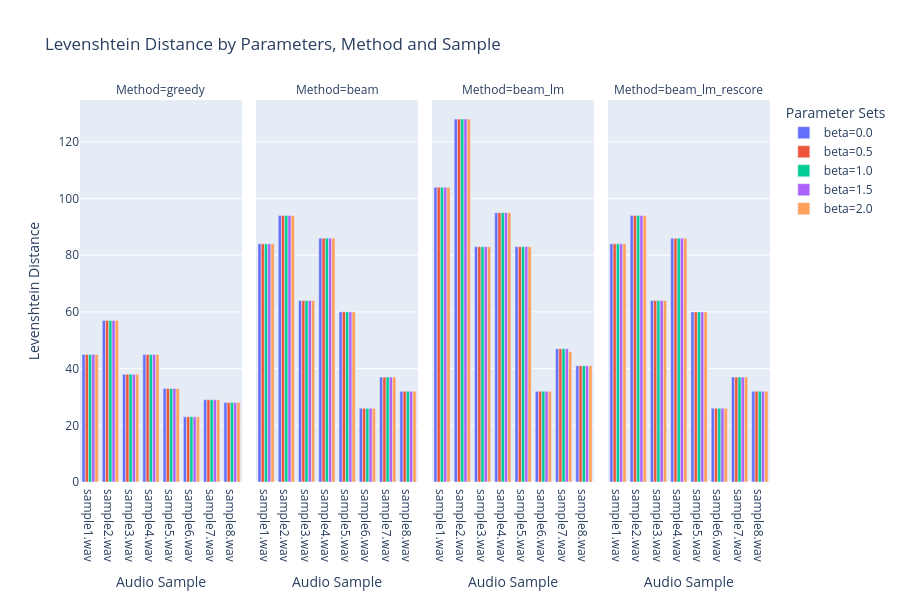

Here is the notebook cell this chart was saved with:
### Code cell
plot_data = []
for param_set, results in results_betas.items():
    for audio_path, data in results.items():
        sample_name = audio_path.split('/')[-1]
        for method, metrics in data.items():
            plot_data.append({
                'Sample': sample_name,
                'Parameters': param_set,
                'Method': method,
                'Levenshtein Distance': metrics['levenshtein_distance']
            })

fig = px.bar(
    plot_data,
    x='Sample',
    y='Levenshtein Distance',
    color='Parameters',
    facet_col='Method',
    barmode='group',
    title='Levenshtein Distance by Parameters, Method and Sample',
    labels={'Sample': 'Audio Sample'},
)

fig.update_layout(
    showlegend=True,
    legend_title_text='Parameter Sets',
    height=600
)

fig.show()

### Figure 1 — Plotly figure (JSON) as saved in the notebook; plotly's stock layout.template omitted (floating-point values rounded to 4 significant figures)
{"data": [{"alignmentgroup": "True", "hovertemplate": "Parameters=beta=0.0<br>Method=greedy<br>Audio Sample=%{x}<br>Levenshtein Distance=%{y}<extra></extra>", "legendgroup": "beta=0.0", "marker": {"color": "#636efa", "pattern": {"shape": ""}}, "name": "beta=0.0", "offsetgroup": "beta=0.0", "orientation": "v", "showlegend": true, "textposition": "auto", "type": "bar", "x": ["sample1.wav", "sample2.wav", "sample3.wav", "sample4.wav", "sample5.wav", "sample6.wav", "sample7.wav", "sample8.wav"], "xaxis": "x", "y": [45, 57, 38, 45, 33, 23, 29, 28], "yaxis": "y"}, {"alignmentgroup": "True", "hovertemplate": "Parameters=beta=0.0<br>Method=beam<br>Audio Sample=%{x}<br>Levenshtein Distance=%{y}<extra></extra>", "legendgroup": "beta=0.0", "marker": {"color": "#636efa", "pattern": {"shape": ""}}, "name": "beta=0.0", "offsetgroup": "beta=0.0", "orientation": "v", "showlegend": false, "textposition": "auto", "type": "bar", "x": ["sample1.wav", "sample2.wav", "sample3.wav", "sample4.wav", "sample5.wav", "sample6.wav", "sample7.wav", "sample8.wav"], "xaxis": "x2", "y": [84, 94, 64, 86, 60, 26, 37, 32], "yaxis": "y2"}, {"alignmentgroup": "True", "hovertemplate": "Parameters=beta=0.0<br>Method=beam_lm<br>Audio Sample=%{x}<br>Levenshtein Distance=%{y}<extra></extra>", "legendgroup": "beta=0.0", "marker": {"color": "#636efa", "pattern": {"shape": ""}}, "name": "beta=0.0", "offsetgroup": "beta=0.0", "orientation": "v", "showlegend": false, "textposition": "auto", "type": "bar", "x": ["sample1.wav", "sample2.wav", "sample3.wav", "sample4.wav", "sample5.wav", "sample6.wav", "sample7.wav", "sample8.wav"], "xaxis": "x3", "y": [104, 128, 83, 95, 83, 32, 47, 41], "yaxis": "y3"}, {"alignmentgroup": "True", "hovertemplate": "Parameters=beta=0.0<br>Method=beam_lm_rescore<br>Audio Sample=%{x}<br>Levenshtein Distance=%{y}<extra></extra>", "legendgroup": "beta=0.0", "marker": {"color": "#636efa", "pattern": {"shape": ""}}, "name": "beta=0.0", "offsetgroup": "beta=0.0", "orientation": "v", "showlegend": false, "textposition": "auto", "type": "bar", "x": ["sample1.wav", "sample2.wav", "sample3.wav", "sample4.wav", "sample5.wav", "sample6.wav", "sample7.wav", "sample8.wav"], "xaxis": "x4", "y": [84, 94, 64, 86, 60, 26, 37, 32], "yaxis": "y4"}, {"alignmentgroup": "True", "hovertemplate": "Parameters=beta=0.5<br>Method=greedy<br>Audio Sample=%{x}<br>Levenshtein Distance=%{y}<extra></extra>", "legendgroup": "beta=0.5", "marker": {"color": "#EF553B", "pattern": {"shape": ""}}, "name": "beta=0.5", "offsetgroup": "beta=0.5", "orientation": "v", "showlegend": true, "textposition": "auto", "type": "bar", "x": ["sample1.wav", "sample2.wav", "sample3.wav", "sample4.wav", "sample5.wav", "sample6.wav", "sample7.wav", "sample8.wav"], "xaxis": "x", "y": [45, 57, 38, 45, 33, 23, 29, 28], "yaxis": "y"}, {"alignmentgroup": "True", "hovertemplate": "Parameters=beta=0.5<br>Method=beam<br>Audio Sample=%{x}<br>Levenshtein Distance=%{y}<extra></extra>", "legendgroup": "beta=0.5", "marker": {"color": "#EF553B", "pattern": {"shape": ""}}, "name": "beta=0.5", "offsetgroup": "beta=0.5", "orientation": "v", "showlegend": false, "textposition": "auto", "type": "bar", "x": ["sample1.wav", "sample2.wav", "sample3.wav", "sample4.wav", "sample5.wav", "sample6.wav", "sample7.wav", "sample8.wav"], "xaxis": "x2", "y": [84, 94, 64, 86, 60, 26, 37, 32], "yaxis": "y2"}, {"alignmentgroup": "True", "hovertemplate": "Parameters=beta=0.5<br>Method=beam_lm<br>Audio Sample=%{x}<br>Levenshtein Distance=%{y}<extra></extra>", "legendgroup": "beta=0.5", "marker": {"color": "#EF553B", "pattern": {"shape": ""}}, "name": "beta=0.5", "offsetgroup": "beta=0.5", "orientation": "v", "showlegend": false, "textposition": "auto", "type": "bar", "x": ["sample1.wav", "sample2.wav", "sample3.wav", "sample4.wav", "sample5.wav", "sample6.wav", "sample7.wav", "sample8.wav"], "xaxis": "x3", "y": [104, 128, 83, 95, 83, 32, 47, 41], "yaxis": "y3"}, {"alignmentgroup": "True", "hovertemplate": "Parameters=beta=0.5<br>Method=beam_lm_rescore<br>Audio Sample=%{x}<br>Levenshtein Distance=%{y}<extra></extra>", "legendgroup": "beta=0.5", "marker": {"color": "#EF553B", "pattern": {"shape": ""}}, "name": "beta=0.5", "offsetgroup": "beta=0.5", "orientation": "v", "showlegend": false, "textposition": "auto", "type": "bar", "x": ["sample1.wav", "sample2.wav", "sample3.wav", "sample4.wav", "sample5.wav", "sample6.wav", "sample7.wav", "sample8.wav"], "xaxis": "x4", "y": [84, 94, 64, 86, 60, 26, 37, 32], "yaxis": "y4"}, {"alignmentgroup": "True", "hovertemplate": "Parameters=beta=1.0<br>Method=greedy<br>Audio Sample=%{x}<br>Levenshtein Distance=%{y}<extra></extra>", "legendgroup": "beta=1.0", "marker": {"color": "#00cc96", "pattern": {"shape": ""}}, "name": "beta=1.0", "offsetgroup": "beta=1.0", "orientation": "v", "showlegend": true, "textposition": "auto", "type": "bar", "x": ["sample1.wav", "sample2.wav", "sample3.wav", "sample4.wav", "sample5.wav", "sample6.wav", "sample7.wav", "sample8.wav"], "xaxis": "x", "y": [45, 57, 38, 45, 33, 23, 29, 28], "yaxis": "y"}, {"alignmentgroup": "True", "hovertemplate": "Parameters=beta=1.0<br>Method=beam<br>Audio Sample=%{x}<br>Levenshtein Distance=%{y}<extra></extra>", "legendgroup": "beta=1.0", "marker": {"color": "#00cc96", "pattern": {"shape": ""}}, "name": "beta=1.0", "offsetgroup": "beta=1.0", "orientation": "v", "showlegend": false, "textposition": "auto", "type": "bar", "x": ["sample1.wav", "sample2.wav", "sample3.wav", "sample4.wav", "sample5.wav", "sample6.wav", "sample7.wav", "sample8.wav"], "xaxis": "x2", "y": [84, 94, 64, 86, 60, 26, 37, 32], "yaxis": "y2"}, {"alignmentgroup": "True", "hovertemplate": "Parameters=beta=1.0<br>Method=beam_lm<br>Audio Sample=%{x}<br>Levenshtein Distance=%{y}<extra></extra>", "legendgroup": "beta=1.0", "marker": {"color": "#00cc96", "pattern": {"shape": ""}}, "name": "beta=1.0", "offsetgroup": "beta=1.0", "orientation": "v", "showlegend": false, "textposition": "auto", "type": "bar", "x": ["sample1.wav", "sample2.wav", "sample3.wav", "sample4.wav", "sample5.wav", "sample6.wav", "sample7.wav", "sample8.wav"], "xaxis": "x3", "y": [104, 128, 83, 95, 83, 32, 47, 41], "yaxis": "y3"}, {"alignmentgroup": "True", "hovertemplate": "Parameters=beta=1.0<br>Method=beam_lm_rescore<br>Audio Sample=%{x}<br>Levenshtein Distance=%{y}<extra></extra>", "legendgroup": "beta=1.0", "marker": {"color": "#00cc96", "pattern": {"shape": ""}}, "name": "beta=1.0", "offsetgroup": "beta=1.0", "orientation": "v", "showlegend": false, "textposition": "auto", "type": "bar", "x": ["sample1.wav", "sample2.wav", "sample3.wav", "sample4.wav", "sample5.wav", "sample6.wav", "sample7.wav", "sample8.wav"], "xaxis": "x4", "y": [84, 94, 64, 86, 60, 26, 37, 32], "yaxis": "y4"}, {"alignmentgroup": "True", "hovertemplate": "Parameters=beta=1.5<br>Method=greedy<br>Audio Sample=%{x}<br>Levenshtein Distance=%{y}<extra></extra>", "legendgroup": "beta=1.5", "marker": {"color": "#ab63fa", "pattern": {"shape": ""}}, "name": "beta=1.5", "offsetgroup": "beta=1.5", "orientation": "v", "showlegend": true, "textposition": "auto", "type": "bar", "x": ["sample1.wav", "sample2.wav", "sample3.wav", "sample4.wav", "sample5.wav", "sample6.wav", "sample7.wav", "sample8.wav"], "xaxis": "x", "y": [45, 57, 38, 45, 33, 23, 29, 28], "yaxis": "y"}, {"alignmentgroup": "True", "hovertemplate": "Parameters=beta=1.5<br>Method=beam<br>Audio Sample=%{x}<br>Levenshtein Distance=%{y}<extra></extra>", "legendgroup": "beta=1.5", "marker": {"color": "#ab63fa", "pattern": {"shape": ""}}, "name": "beta=1.5", "offsetgroup": "beta=1.5", "orientation": "v", "showlegend": false, "textposition": "auto", "type": "bar", "x": ["sample1.wav", "sample2.wav", "sample3.wav", "sample4.wav", "sample5.wav", "sample6.wav", "sample7.wav", "sample8.wav"], "xaxis": "x2", "y": [84, 94, 64, 86, 60, 26, 37, 32], "yaxis": "y2"}, {"alignmentgroup": "True", "hovertemplate": "Parameters=beta=1.5<br>Method=beam_lm<br>Audio Sample=%{x}<br>Levenshtein Distance=%{y}<extra></extra>", "legendgroup": "beta=1.5", "marker": {"color": "#ab63fa", "pattern": {"shape": ""}}, "name": "beta=1.5", "offsetgroup": "beta=1.5", "orientation": "v", "showlegend": false, "textposition": "auto", "type": "bar", "x": ["sample1.wav", "sample2.wav", "sample3.wav", "sample4.wav", "sample5.wav", "sample6.wav", "sample7.wav", "sample8.wav"], "xaxis": "x3", "y": [104, 128, 83, 95, 83, 32, 47, 41], "yaxis": "y3"}, {"alignmentgroup": "True", "hovertemplate": "Parameters=beta=1.5<br>Method=beam_lm_rescore<br>Audio Sample=%{x}<br>Levenshtein Distance=%{y}<extra></extra>", "legendgroup": "beta=1.5", "marker": {"color": "#ab63fa", "pattern": {"shape": ""}}, "name": "beta=1.5", "offsetgroup": "beta=1.5", "orientation": "v", "showlegend": false, "textposition": "auto", "type": "bar", "x": ["sample1.wav", "sample2.wav", "sample3.wav", "sample4.wav", "sample5.wav", "sample6.wav", "sample7.wav", "sample8.wav"], "xaxis": "x4", "y": [84, 94, 64, 86, 60, 26, 37, 32], "yaxis": "y4"}, {"alignmentgroup": "True", "hovertemplate": "Parameters=beta=2.0<br>Method=greedy<br>Audio Sample=%{x}<br>Levenshtein Distance=%{y}<extra></extra>", "legendgroup": "beta=2.0", "marker": {"color": "#FFA15A", "pattern": {"shape": ""}}, "name": "beta=2.0", "offsetgroup": "beta=2.0", "orientation": "v", "showlegend": true, "textposition": "auto", "type": "bar", "x": ["sample1.wav", "sample2.wav", "sample3.wav", "sample4.wav", "sample5.wav", "sample6.wav", "sample7.wav", "sample8.wav"], "xaxis": "x", "y": [45, 57, 38, 45, 33, 23, 29, 28], "yaxis": "y"}, {"alignmentgroup": "True", "hovertemplate": "Parameters=beta=2.0<br>Method=beam<br>Audio Sample=%{x}<br>Levenshtein Distance=%{y}<extra></extra>", "legendgroup": "beta=2.0", "marker": {"color": "#FFA15A", "pattern": {"shape": ""}}, "name": "beta=2.0", "offsetgroup": "beta=2.0", "orientation": "v", "showlegend": false, "textposition": "auto", "type": "bar", "x": ["sample1.wav", "sample2.wav", "sample3.wav", "sample4.wav", "sample5.wav", "sample6.wav", "sample7.wav", "sample8.wav"], "xaxis": "x2", "y": [84, 94, 64, 86, 60, 26, 37, 32], "yaxis": "y2"}, {"alignmentgroup": "True", "hovertemplate": "Parameters=beta=2.0<br>Method=beam_lm<br>Audio Sample=%{x}<br>Levenshtein Distance=%{y}<extra></extra>", "legendgroup": "beta=2.0", "marker": {"color": "#FFA15A", "pattern": {"shape": ""}}, "name": "beta=2.0", "offsetgroup": "beta=2.0", "orientation": "v", "showlegend": false, "textposition": "auto", "type": "bar", "x": ["sample1.wav", "sample2.wav", "sample3.wav", "sample4.wav", "sample5.wav", "sample6.wav", "sample7.wav", "sample8.wav"], "xaxis": "x3", "y": [104, 128, 83, 95, 83, 32, 46, 41], "yaxis": "y3"}, {"alignmentgroup": "True", "hovertemplate": "Parameters=beta=2.0<br>Method=beam_lm_rescore<br>Audio Sample=%{x}<br>Levenshtein Distance=%{y}<extra></extra>", "legendgroup": "beta=2.0", "marker": {"color": "#FFA15A", "pattern": {"shape": ""}}, "name": "beta=2.0", "offsetgroup": "beta=2.0", "orientation": "v", "showlegend": false, "textposition": "auto", "type": "bar", "x": ["sample1.wav", "sample2.wav", "sample3.wav", "sample4.wav", "sample5.wav", "sample6.wav", "sample7.wav", "sample8.wav"], "xaxis": "x4", "y": [84, 94, 64, 86, 60, 26, 37, 32], "yaxis": "y4"}], "layout": {"annotations": [{"font": {}, "showarrow": false, "text": "Method=greedy", "x": 0.1175, "xanchor": "center", "xref": "paper", "y": 1, "yanchor": "bottom", "yref": "paper"}, {"font": {}, "showarrow": false, "text": "Method=beam", "x": 0.3725, "xanchor": "center", "xref": "paper", "y": 1, "yanchor": "bottom", "yref": "paper"}, {"font": {}, "showarrow": false, "text": "Method=beam_lm", "x": 0.6275, "xanchor": "center", "xref": "paper", "y": 1, "yanchor": "bottom", "yref": "paper"}, {"font": {}, "showarrow": false, "text": "Method=beam_lm_rescore", "x": 0.8825, "xanchor": "center", "xref": "paper", "y": 1, "yanchor": "bottom", "yref": "paper"}], "barmode": "group", "height": 600, "legend": {"title": {"text": "Parameter Sets"}, "tracegroupgap": 0}, "showlegend": true, "title": {"text": "Levenshtein Distance by Parameters, Method and Sample"}, "xaxis": {"anchor": "y", "domain": [0, 0.235], "title": {"text": "Audio Sample"}}, "xaxis2": {"anchor": "y2", "domain": [0.255, 0.49], "matches": "x", "title": {"text": "Audio Sample"}}, "xaxis3": {"anchor": "y3", "domain": [0.51, 0.745], "matches": "x", "title": {"text": "Audio Sample"}}, "xaxis4": {"anchor": "y4", "domain": [0.765, 1.0], "matches": "x", "title": {"text": "Audio Sample"}}, "yaxis": {"anchor": "x", "domain": [0, 1], "title": {"text": "Levenshtein Distance"}}, "yaxis2": {"anchor": "x2", "domain": [0, 1], "matches": "y", "showticklabels": false}, "yaxis3": {"anchor": "x3", "domain": [0, 1], "matches": "y", "showticklabels": false}, "yaxis4": {"anchor": "x4", "domain": [0, 1], "matches": "y", "showticklabels": false}}}
